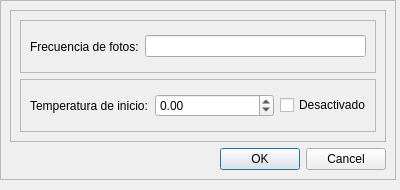
<?xml version="1.0" encoding="UTF-8"?>
<ui version="4.0">
 <class>Dialog</class>
 <widget class="QDialog" name="Dialog">
  <property name="geometry">
   <rect>
    <x>0</x>
    <y>0</y>
    <width>400</width>
    <height>190</height>
   </rect>
  </property>
  <property name="windowTitle">
   <string>Configuracion de Camara</string>
  </property>
  <widget class="QFrame" name="frame_4">
   <property name="geometry">
    <rect>
     <x>0</x>
     <y>0</y>
     <width>396</width>
     <height>180</height>
    </rect>
   </property>
   <property name="frameShape">
    <enum>QFrame::StyledPanel</enum>
   </property>
   <property name="frameShadow">
    <enum>QFrame::Raised</enum>
   </property>
   <layout class="QVBoxLayout" name="verticalLayout_2">
    <item>
     <widget class="QFrame" name="frame">
      <property name="minimumSize">
       <size>
        <width>376</width>
        <height>130</height>
       </size>
      </property>
      <property name="frameShape">
       <enum>QFrame::StyledPanel</enum>
      </property>
      <property name="frameShadow">
       <enum>QFrame::Raised</enum>
      </property>
      <layout class="QVBoxLayout" name="verticalLayout">
       <item>
        <widget class="QFrame" name="frame_2">
         <property name="frameShape">
          <enum>QFrame::StyledPanel</enum>
         </property>
         <property name="frameShadow">
          <enum>QFrame::Raised</enum>
         </property>
         <layout class="QHBoxLayout" name="horizontalLayout">
          <item>
           <widget class="QLabel" name="label">
            <property name="text">
             <string>Frecuencia de fotos:</string>
            </property>
           </widget>
          </item>
          <item>
           <widget class="QLineEdit" name="labelFrecuencia"/>
          </item>
         </layout>
        </widget>
       </item>
       <item>
        <widget class="QFrame" name="frame_3">
         <property name="frameShape">
          <enum>QFrame::StyledPanel</enum>
         </property>
         <property name="frameShadow">
          <enum>QFrame::Raised</enum>
         </property>
         <layout class="QHBoxLayout" name="horizontalLayout_2">
          <item>
           <widget class="QLabel" name="label_2">
            <property name="text">
             <string>Temperatura de inicio:</string>
            </property>
           </widget>
          </item>
          <item>
           <widget class="QDoubleSpinBox" name="doubleSpinTemp">
            <property name="maximumSize">
             <size>
              <width>16777215</width>
              <height>16777215</height>
             </size>
            </property>
            <property name="minimum">
             <double>-999900000.000000000000000</double>
            </property>
           </widget>
          </item>
          <item>
           <widget class="QCheckBox" name="checkBox">
            <property name="maximumSize">
             <size>
              <width>86</width>
              <height>16777215</height>
             </size>
            </property>
            <property name="toolTip">
             <string extracomment="Si se desactiva se empezaran a hacer fotos cuando se inicie el experimento"/>
            </property>
            <property name="text">
             <string>Desactivado</string>
            </property>
           </widget>
          </item>
         </layout>
        </widget>
       </item>
      </layout>
     </widget>
    </item>
    <item>
     <widget class="QDialogButtonBox" name="buttonBox">
      <property name="orientation">
       <enum>Qt::Horizontal</enum>
      </property>
      <property name="standardButtons">
       <set>QDialogButtonBox::Cancel|QDialogButtonBox::Ok</set>
      </property>
     </widget>
    </item>
   </layout>
  </widget>
 </widget>
 <resources/>
 <connections>
  <connection>
   <sender>buttonBox</sender>
   <signal>accepted()</signal>
   <receiver>Dialog</receiver>
   <slot>accept()</slot>
   <hints>
    <hint type="sourcelabel">
     <x>248</x>
     <y>254</y>
    </hint>
    <hint type="destinationlabel">
     <x>157</x>
     <y>274</y>
    </hint>
   </hints>
  </connection>
  <connection>
   <sender>buttonBox</sender>
   <signal>rejected()</signal>
   <receiver>Dialog</receiver>
   <slot>reject()</slot>
   <hints>
    <hint type="sourcelabel">
     <x>316</x>
     <y>260</y>
    </hint>
    <hint type="destinationlabel">
     <x>286</x>
     <y>274</y>
    </hint>
   </hints>
  </connection>
 </connections>
</ui>
